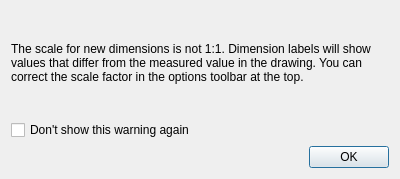
<?xml version="1.0" encoding="UTF-8"?>
<ui version="4.0">
 <class>DimensionScaleDialog</class>
 <widget class="QDialog" name="DimensionScaleDialog">
  <property name="geometry">
   <rect>
    <x>0</x>
    <y>0</y>
    <width>400</width>
    <height>179</height>
   </rect>
  </property>
  <property name="windowTitle">
   <string>Dimension Scale</string>
  </property>
  <property name="modal">
   <bool>true</bool>
  </property>
  <layout class="QVBoxLayout">
   <item>
    <widget class="QLabel" name="label">
     <property name="text">
      <string>The scale for new dimensions is not 1:1. Dimension labels will show values that differ from the measured value in the drawing. You can correct the scale factor in the options toolbar at the top.</string>
     </property>
     <property name="wordWrap">
      <bool>true</bool>
     </property>
    </widget>
   </item>
   <item>
    <widget class="QCheckBox" name="DontShowDialog">
     <property name="text">
      <string>Don't show this warning again</string>
     </property>
    </widget>
   </item>
   <item>
    <widget class="QDialogButtonBox" name="ButtonBox">
     <property name="standardButtons">
      <set>QDialogButtonBox::Ok</set>
     </property>
    </widget>
   </item>
  </layout>
 </widget>
 <tabstops>
  <tabstop>ButtonBox</tabstop>
 </tabstops>
 <resources/>
 <connections>
  <connection>
   <sender>ButtonBox</sender>
   <signal>accepted()</signal>
   <receiver>DimensionScaleDialog</receiver>
   <slot>accept()</slot>
   <hints>
    <hint type="sourcelabel">
     <x>274</x>
     <y>251</y>
    </hint>
    <hint type="destinationlabel">
     <x>286</x>
     <y>227</y>
    </hint>
   </hints>
  </connection>
  <connection>
   <sender>ButtonBox</sender>
   <signal>rejected()</signal>
   <receiver>DimensionScaleDialog</receiver>
   <slot>reject()</slot>
   <hints>
    <hint type="sourcelabel">
     <x>230</x>
     <y>251</y>
    </hint>
    <hint type="destinationlabel">
     <x>236</x>
     <y>209</y>
    </hint>
   </hints>
  </connection>
 </connections>
</ui>
